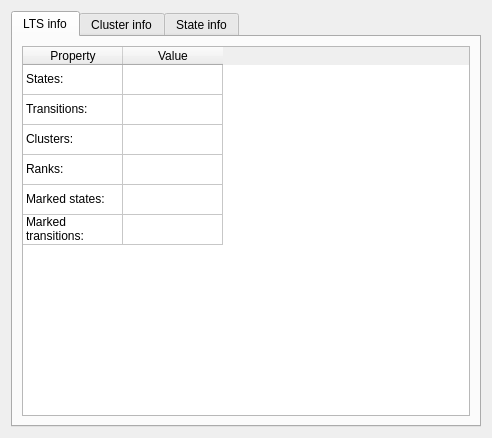
<?xml version="1.0" encoding="UTF-8"?>
<ui version="4.0">
 <class>InfoDock</class>
 <widget class="QWidget" name="InfoDock">
  <property name="geometry">
   <rect>
    <x>0</x>
    <y>0</y>
    <width>492</width>
    <height>438</height>
   </rect>
  </property>
  <property name="windowTitle">
   <string>Info</string>
  </property>
  <layout class="QHBoxLayout" name="horizontalLayout_4">
   <item>
    <widget class="QTabWidget" name="tabWidget">
     <property name="currentIndex">
      <number>0</number>
     </property>
     <widget class="QWidget" name="tab">
      <attribute name="title">
       <string>LTS info</string>
      </attribute>
      <layout class="QHBoxLayout" name="horizontalLayout">
       <item>
        <widget class="QTableWidget" name="ltsTable">
         <property name="selectionMode">
          <enum>QAbstractItemView::SingleSelection</enum>
         </property>
         <property name="selectionBehavior">
          <enum>QAbstractItemView::SelectRows</enum>
         </property>
         <attribute name="verticalHeaderVisible">
          <bool>false</bool>
         </attribute>
         <attribute name="verticalHeaderVisible">
          <bool>false</bool>
         </attribute>
         <row>
          <property name="text">
           <string>New Row</string>
          </property>
         </row>
         <row>
          <property name="text">
           <string>New Row</string>
          </property>
         </row>
         <row>
          <property name="text">
           <string>New Row</string>
          </property>
         </row>
         <row>
          <property name="text">
           <string>New Row</string>
          </property>
         </row>
         <row>
          <property name="text">
           <string>New Row</string>
          </property>
         </row>
         <row>
          <property name="text">
           <string>New Row</string>
          </property>
         </row>
         <column>
          <property name="text">
           <string>Property</string>
          </property>
         </column>
         <column>
          <property name="text">
           <string>Value</string>
          </property>
         </column>
         <item row="0" column="0">
          <property name="text">
           <string>States:</string>
          </property>
         </item>
         <item row="0" column="1">
          <property name="text">
           <string/>
          </property>
         </item>
         <item row="1" column="0">
          <property name="text">
           <string>Transitions:</string>
          </property>
         </item>
         <item row="1" column="1">
          <property name="text">
           <string/>
          </property>
         </item>
         <item row="2" column="0">
          <property name="text">
           <string>Clusters:</string>
          </property>
         </item>
         <item row="3" column="0">
          <property name="text">
           <string>Ranks:</string>
          </property>
         </item>
         <item row="4" column="0">
          <property name="text">
           <string>Marked states:</string>
          </property>
         </item>
         <item row="5" column="0">
          <property name="text">
           <string>Marked transitions:</string>
          </property>
         </item>
        </widget>
       </item>
      </layout>
     </widget>
     <widget class="QWidget" name="tab_2">
      <attribute name="title">
       <string>Cluster info</string>
      </attribute>
      <layout class="QHBoxLayout" name="horizontalLayout_2">
       <item>
        <widget class="QTableWidget" name="clusterTable">
         <property name="selectionMode">
          <enum>QAbstractItemView::SingleSelection</enum>
         </property>
         <property name="selectionBehavior">
          <enum>QAbstractItemView::SelectRows</enum>
         </property>
         <attribute name="verticalHeaderVisible">
          <bool>false</bool>
         </attribute>
         <attribute name="verticalHeaderVisible">
          <bool>false</bool>
         </attribute>
         <row>
          <property name="text">
           <string>New Row</string>
          </property>
         </row>
         <row>
          <property name="text">
           <string>New Row</string>
          </property>
         </row>
         <row>
          <property name="text">
           <string>New Row</string>
          </property>
         </row>
         <column>
          <property name="text">
           <string>Parameter</string>
          </property>
         </column>
         <column>
          <property name="text">
           <string>Value</string>
          </property>
         </column>
         <item row="0" column="0">
          <property name="text">
           <string>Number of states:</string>
          </property>
         </item>
         <item row="2" column="0">
          <property name="text">
           <string>Parameter:</string>
          </property>
         </item>
        </widget>
       </item>
      </layout>
     </widget>
     <widget class="QWidget" name="tab_3">
      <attribute name="title">
       <string>State info</string>
      </attribute>
      <layout class="QHBoxLayout" name="horizontalLayout_3">
       <item>
        <widget class="QTableWidget" name="stateTable">
         <column>
          <property name="text">
           <string>Parameter</string>
          </property>
         </column>
         <column>
          <property name="text">
           <string>Value</string>
          </property>
         </column>
        </widget>
       </item>
      </layout>
     </widget>
    </widget>
   </item>
  </layout>
 </widget>
 <resources/>
 <connections/>
</ui>
